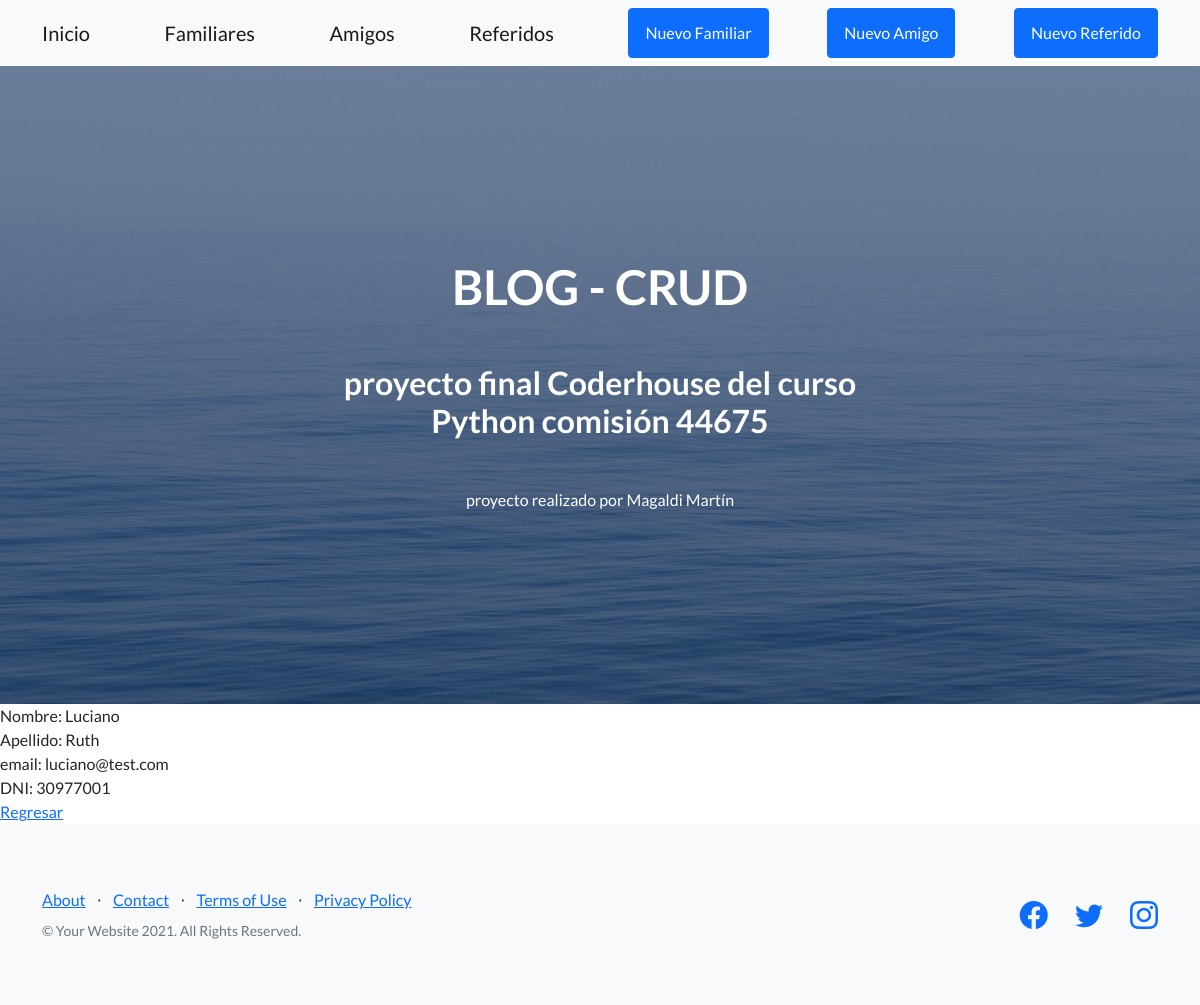
/Blog/amigos/detail/1, run on the app's committed database.
### Blog/models.py (models this page shows)
class Amigos(models.Model):
    nombre=models.CharField(max_length=40)
    apellido=models.CharField(max_length=40)
    email=models.EmailField()
    dni=models.IntegerField()

### Blog/views.py (the view)
# urls.py: path("amigos/detail/<pk>", views.AmigosDetail.as_view(),name='Detail2'),
class AmigosDetail(DetailView):
    model = Amigos
    template = 'Blog/amigos_detail.html'

### Blog/templates/Blog/amigos_detail.html
{% extends "Blog/padre.html" %}
{% load static %}
{% block contenidoQueCambia %}
Nombre: {{amigos.nombre}}
<br>
Apellido: {{amigos.apellido}}
<br>
email: {{amigos.email}}
<br>
DNI: {{amigos.dni}}
<br>
<a href="{%url 'List2'%}">Regresar</a>
{% endblock %}

### data on the page
Amigos: nombre "Luciano", apellido "Ruth", email "luciano@test.com", dni "30977001"
